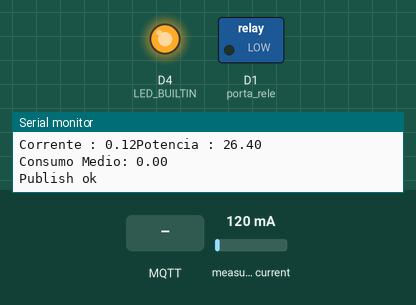
Bench run of a sketch on a simulated ESP8266 (NodeMCU). Parts: switched loads named in the sketch (green lamp = pin HIGH), output pins drawn as LEDs (lit = HIGH, except the on-board LED, lit = LOW), the last lines printed to the serial monitor. Inputs (shaded band) come from the test bench; at power-on: measured current 120 mA. WiFi joins after 1.5 s; servers stay silent unless stated; no MQTT or app messages arrive unless stated.

Above: at 2.7 s.
2.8 s: MQTT message "1" arrives on the first subscribed topic
At 5.0 s:
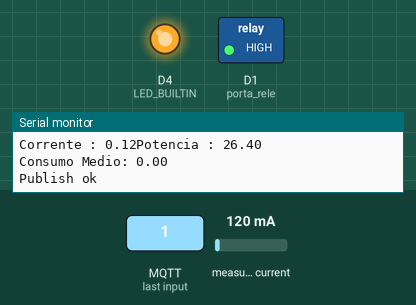
5.4 s: MQTT message "0" arrives on the first subscribed topic
At 7.2 s:
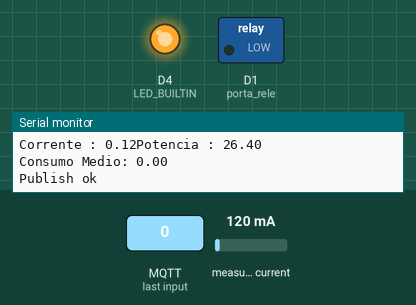
Timing chart, 0 to 8.7 s (numbered marks = the images above; inputs shaded):
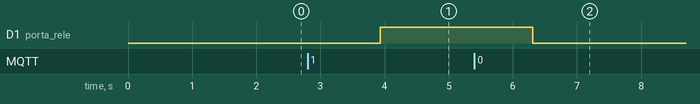

Measured:
- after the input at 2.8 s, D1 (porta_rele): LOW → HIGH after 1.1 s
- after the input at 5.4 s, D1 (porta_rele): HIGH → LOW after 0.91 s

The sketch:

dispositivo.ino
```cpp
#include <EmonLib.h>    // https://www.arduinolibraries.info/libraries/emon-lib
#include <ESP8266WiFi.h>
#include <PubSubClient.h>
#include <ArduinoJson.h> // https://github.com/bblanchon/ArduinoJson/releases/tag/v5.0.7


//atualize SSID e senha WiFi
const char* ssid = "IBMHackatruckIoT";
const char* password = "IOT2017IBM";

//D4 only for Lolin board
#define LED_BUILTIN D4

EnergyMonitor emon1;              // Variável para usar a biblioeca emonLib
int rede = 220.0;                 // Tensao da rede eletrica Nordeste
int pino_sct = A0;                // Pino do sensor SCT entrada (analógica) do Arduino.
int porta_rele = D1;              // Controle do rele

//Atualize os valores de Org, device type, device id e token
#define ORG "mf1d9p"
#define DEVICE_TYPE "nodemcu"
#define DEVICE_ID "nodemcu09"
#define TOKEN "12345678"


//broker messagesight server
char server[] = ORG ".messaging.internetofthings.ibmcloud.com";
char topic[] = "iot-2/evt/status/fmt/json";
const char cmdTopic[] = "iot-2/cmd/rele/fmt/json";
char authMethod[] = "use-token-auth";
char token[] = TOKEN;
char clientId[] = "d:" ORG ":" DEVICE_TYPE ":" DEVICE_ID;


float Irms = 0.0;
char IrmsString[6];
float potencia = 0.0;
char potenciaString[6];
bool statusRele = false;
String statusDispositivo = "1";
float consumo[60];
int n_amostra = 0;
float consumoMedio = 0;
char consumoMedioString[10];


WiFiClient wifiClient;

void callback(char* topic, byte* payload, unsigned int payloadLength) {
  Serial.print("Message arrived [");
  Serial.print(topic);
  Serial.print("] ");
  for (int i = 0; i < payloadLength; i++) {
    Serial.print((char)payload[i]);
  }
  Serial.println();

  // Switch on the LED if an 1 was received as first character
  if (payload[0] == '1') {
    digitalWrite(porta_rele, HIGH);   // Turn the LED on (Note that LOW is the voltage level
    // but actually the LED is on; this is because
    // it is acive low on the ESP-01)
    statusDispositivo = "0";

  } else {
    digitalWrite(porta_rele, LOW);  // Turn the LED off by making the voltage HIGH
    statusDispositivo = "1";
  }
  Serial.println("CALLBACK");
}

PubSubClient client(server, 1883, callback, wifiClient);


void setup() {
  Serial.begin(115200);
  Serial.println();
  Serial.println("Iniciando...");


  Serial.print("Conectando na rede WiFi "); Serial.print(ssid);
  WiFi.begin(ssid, password);
  while (WiFi.status() != WL_CONNECTED) {
    delay(500);
    Serial.print(".");
  }
  Serial.println("");
  Serial.print("[INFO] Conectado WiFi IP: ");
  Serial.println(WiFi.localIP());

  //Pino, calibracao - Cur Const= Ratio/BurdenR. 1800/62 = 29.
  emon1.current(pino_sct, 29);
  pinMode(LED_BUILTIN, OUTPUT);
  pinMode(porta_rele, OUTPUT);

  mqttConnect();
}

void serialPrintResults(String payload, int length) {
  int ValorADC;

  Serial.print(F("\nData length: "));
  Serial.println(length);

  Serial.print("Sending payload: ");
  Serial.println(payload);

  //Mostra o valor da corrente
  Serial.print("Corrente : ");
  Serial.print(Irms); // Irms

  //Calcula e mostra o valor da potencia
  Serial.print("Potencia : ");
  Serial.println(potencia);

  Serial.print("Consumo Medio: ");
  Serial.println(consumoMedio);

  //Serial.print("Status: ");
  //Serial.println(statusDispositivo);
}

void mqttConnect() {
  //Checa se a conexão caiu
  if (!!!client.connected()) {
    Serial.print("Reconnecting client to ");
    Serial.println(server);
    while (!!!client.connect(clientId, authMethod, token)) {
      Serial.print(".");
      delay(500);
    }
    if (client.subscribe(cmdTopic)) {
      Serial.println("subscribe to responses OK");
    } else {
      Serial.println("subscribe to responses FAILED");
    }
  }
}


void calculaConsumo() {
  int num = 60;
  consumo[n_amostra] = Irms;
  n_amostra++;
  Serial.println(n_amostra);

  if(n_amostra >= num) {
    consumoMedio = 0;
    n_amostra = 0;
    for(int i = 0; i < num; i++){
      consumoMedio += consumo[i];
    }
    consumoMedio = consumoMedio / num;
    consumoMedio = (consumoMedio * rede) / 1000;
  }
}

void publishData() {

    //Calcula a corrente
  Irms = emon1.calcIrms(1480);
  potencia = Irms * rede;

  // Conversao Floats para Strings
  char TempString[32];  //  array de character temporario

  // dtostrf( [Float variable] , [Minimum SizeBeforePoint] , [sizeAfterPoint] , [WhereToStoreIt] )
  dtostrf(Irms, 2, 1, TempString);
  String IrmsString =  String(TempString);
  dtostrf(potencia, 2, 1, TempString);
  String potenciaString = String(TempString);
  dtostrf(consumoMedio, 2, 1, TempString);
  String consumoMedioString = String(TempString);

  // Prepara JSON para IOT Platform
  int length = 0;

  //Envia o Json
  String payload = "{\"d\":{\"corrente\":\"" + String(IrmsString) + "\" , \"potencia\":\"" + String(potenciaString) + "\" , \"consumoMedio\":\"" + String(consumoMedioString) + "\", \"status\":\"" + String(statusDispositivo) + "\"}}";
  length = payload.length();

  //Função para mostrar os resultados no serial monitor
  serialPrintResults(payload, length);

    if (client.publish(topic, (char*) payload.c_str())) {
    Serial.println("Publish ok");
    //digitalWrite(LED_BUILTIN, LOW);
    delay(500);
    //digitalWrite(LED_BUILTIN, HIGH);
    delay(500);
  } else {
    Serial.println("Publish failed");
    Serial.println(client.state());
  }
}

void loop() {
  if(!client.loop()) {
    mqttConnect();
  }
  calculaConsumo();
  publishData();


  /*Função para receber informação do app
   * getUserInfo(localization, status)
  */

}
```
